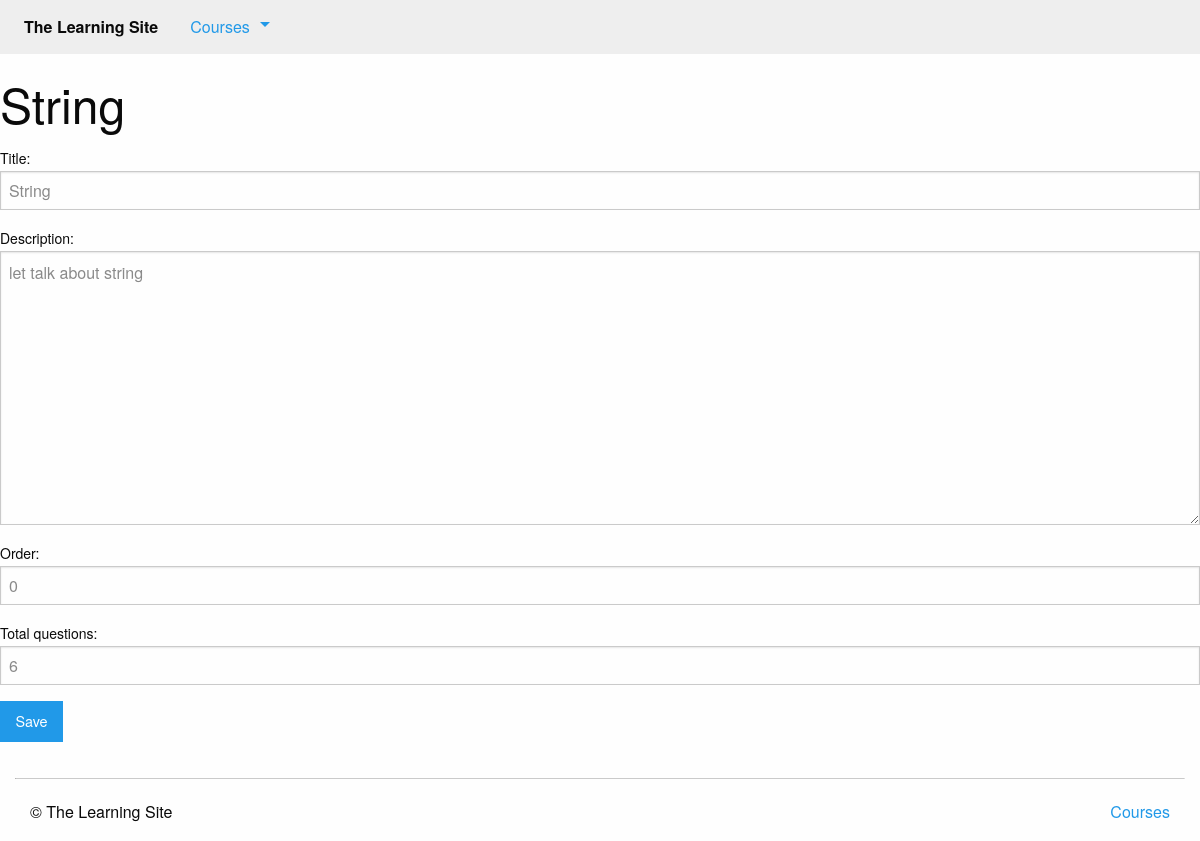
/courses/1/edit_quiz/2/ (signed in), run on the app's committed database.
### courses/models.py (models this page shows, shortened)
class Step(models.Model):
    title = models.CharField(max_length=255)
    description = models.TextField()
    order = models.IntegerField(default=0)
    course = models.ForeignKey(Course)
    class Meta:
        abstract = True
        ordering = ['order',]

class Quiz(Step):
    total_questions = models.IntegerField(default=4)
    class Meta:
        verbose_name_plural = "Quizzes"

### courses/views.py (the view)
# urls.py: url(r'(?P<course_pk>\d+)/edit_quiz/(?P<quiz_pk>\d+)/$', views.quiz_edit, name='edit_quiz'),
@login_required
def quiz_edit(request, course_pk, quiz_pk):
	quiz = get_object_or_404(models.Quiz, pk=quiz_pk, course_id=course_pk)
	form = forms.QuizForm(instance=quiz)
	if request.method == "POST":
		form = forms.QuizForm(instance=quiz, data =request.POST)
		if form.is_valid:
			form.save()
			messages.success(request, "Updated {}".format(form.cleaned_data['title']))
			return HttpResponseRedirect(quiz.get_absolute_url())
	return render(request, 'courses/quiz_form.html', {'form':form, 'course': quiz.course})

### courses/forms.py
class QuizForm(forms.ModelForm):
	class Meta:
		model = models.Quiz
		fields = [
			'title',
			'description',
			'order',
			'total_questions',
		]

### courses/templatetags/course_extras.py (called while the page is built)
@register.inclusion_tag('courses/course_nav.html')
def nav_courses_list():
    courses = Course.objects.all()[:5]
    return {'courses': courses}

### courses/templates/courses/quiz_form.html (shortened to what this page needs)
{% extends 'courses/layout.html' %}
{% block content %}
<h1>{{form.instance.title|default:'Make a new quiz'}}</h1>
<form action="" method="POST">
	{{ form.as_p }}
	<input type="submit" class="button" value="Save">
</form>
{% endblock %}

### data on the page
Quiz: instance "String", title "String", description "let talk about string", order "0", total_questions "6"
